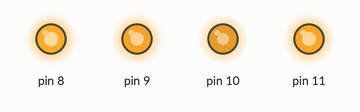
Bench run of a sketch on a simulated Arduino Uno, built with avr-gcc and run on an emulated ATmega328P. On the bench: output pins drawn as LEDs (lit = HIGH). Random numbers use the default seed unless the sketch sets one.

Above: at 0.77 s.
At 4.29 s:
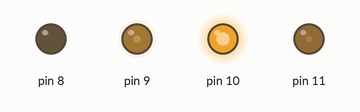
At 7.81 s:
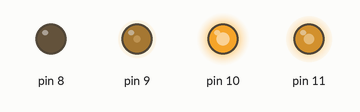
At 14.37 s:
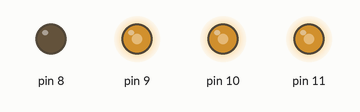
At 25.87 s:
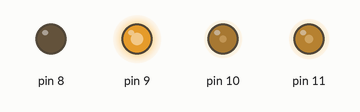
At 39.52 s:
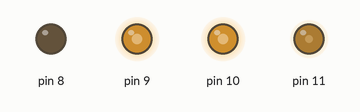
Timing chart, 0 to 40.0 s (numbered marks = the images above):
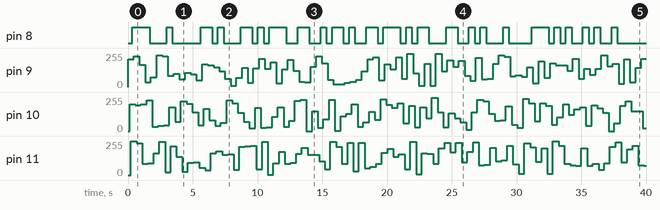

Measured:
- by itself, pin 8: LOW → HIGH at 0.34 s, → LOW 1.3 s later, → HIGH 1.3 s later, → LOW 0.44 s later, … (50 changes in this stretch)
- by itself, pin 9: 0/255 → 209/255 at 0.00 s, → 231/255 0.44 s later, → 167/255 0.44 s later, → 34/255 0.44 s later, … (90 changes in this stretch)
- by itself, pin 10: 0/255 → 199/255 at 0.12 s, → 195/255 0.44 s later, → 202/255 0.44 s later, → 230/255 0.44 s later, … (91 changes in this stretch)
- by itself, pin 11: 0/255 → 254/255 at 0.22 s, → 240/255 0.44 s later, → 83/255 0.44 s later, → 90/255 0.44 s later, … (90 changes in this stretch)

The sketch:

efeito_luminoso_de_fogo.ino
```cpp
void setup() {

  Serial.begin(9600);

  //referência ao gerador de números aleatórios

  randomSeed(analogRead(A0));
}


void loop() {

  analogWrite(9, random(255));
  delay(120);
  analogWrite(10, random(255));
  delay(100);
  analogWrite(11, random(255));
  delay(120);
  analogWrite(8, random(255));
  delay(100);

}
```
